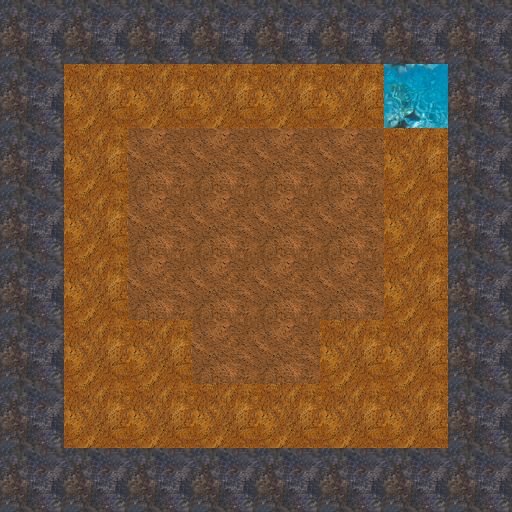

The image is a tile-based game level rendered from a .tmx file. Its description and complete source (layers, tilesets, objects, tile grids) follow:
An orthogonal 8x8 tile map with 64x64 px tiles, 2 tile layers (Walls, MovableMap).

<map version="1.0" orientation="orthogonal" renderorder="right-down" width="8" height="8" tilewidth="64" tileheight="64" nextobjectid="1">
 <tileset firstgid="1" name="tiles" tilewidth="64" tileheight="64" spacing="2" margin="1" tilecount="4" columns="2">
  <image source="caveAtlas.png" width="134" height="134" />
  <tile id="0">
   <properties>
    <property name="Collision" type="bool" value="true" />
   </properties>
  </tile>
  <tile id="1">
   <properties>
    <property name="Collision" type="bool" value="false" />
   </properties>
  </tile>
  <tile id="2">
   <properties>
    <property name="Collision" type="bool" value="false" />
   </properties>
  </tile>
  <tile id="3">
   <properties>
    <property name="Collision" type="bool" value="false" />
   </properties>
  </tile>
 </tileset>
 <layer name="Walls" width="8" height="8">
  <data>
   <tile gid="1" />
   <tile gid="1" />
   <tile gid="1" />
   <tile gid="1" />
   <tile gid="1" />
   <tile gid="1" />
   <tile gid="1" />
   <tile gid="1" />
   <tile gid="1" />
   <tile gid="0" />
   <tile gid="0" />
   <tile gid="0" />
   <tile gid="0" />
   <tile gid="0" />
   <tile gid="0" />
   <tile gid="1" />
   <tile gid="1" />
   <tile gid="0" />
   <tile gid="0" />
   <tile gid="0" />
   <tile gid="0" />
   <tile gid="0" />
   <tile gid="0" />
   <tile gid="1" />
   <tile gid="1" />
   <tile gid="0" />
   <tile gid="0" />
   <tile gid="0" />
   <tile gid="0" />
   <tile gid="0" />
   <tile gid="0" />
   <tile gid="1" />
   <tile gid="1" />
   <tile gid="0" />
   <tile gid="0" />
   <tile gid="0" />
   <tile gid="0" />
   <tile gid="0" />
   <tile gid="0" />
   <tile gid="1" />
   <tile gid="1" />
   <tile gid="0" />
   <tile gid="0" />
   <tile gid="0" />
   <tile gid="0" />
   <tile gid="0" />
   <tile gid="0" />
   <tile gid="1" />
   <tile gid="1" />
   <tile gid="0" />
   <tile gid="0" />
   <tile gid="0" />
   <tile gid="0" />
   <tile gid="0" />
   <tile gid="0" />
   <tile gid="1" />
   <tile gid="1" />
   <tile gid="1" />
   <tile gid="1" />
   <tile gid="1" />
   <tile gid="1" />
   <tile gid="1" />
   <tile gid="1" />
   <tile gid="1" />
  </data>
 </layer>
 <layer name="MovableMap" width="8" height="8">
  <data>
   <tile gid="0" />
   <tile gid="0" />
   <tile gid="0" />
   <tile gid="0" />
   <tile gid="0" />
   <tile gid="0" />
   <tile gid="0" />
   <tile gid="0" />
   <tile gid="0" />
   <tile gid="2" />
   <tile gid="2" />
   <tile gid="2" />
   <tile gid="2" />
   <tile gid="2" />
   <tile gid="3" />
   <tile gid="0" />
   <tile gid="0" />
   <tile gid="2" />
   <tile gid="4" />
   <tile gid="4" />
   <tile gid="4" />
   <tile gid="4" />
   <tile gid="2" />
   <tile gid="0" />
   <tile gid="0" />
   <tile gid="2" />
   <tile gid="4" />
   <tile gid="4" />
   <tile gid="4" />
   <tile gid="4" />
   <tile gid="2" />
   <tile gid="0" />
   <tile gid="0" />
   <tile gid="2" />
   <tile gid="4" />
   <tile gid="4" />
   <tile gid="4" />
   <tile gid="4" />
   <tile gid="2" />
   <tile gid="0" />
   <tile gid="0" />
   <tile gid="2" />
   <tile gid="2" />
   <tile gid="4" />
   <tile gid="4" />
   <tile gid="2" />
   <tile gid="2" />
   <tile gid="0" />
   <tile gid="0" />
   <tile gid="2" />
   <tile gid="2" />
   <tile gid="2" />
   <tile gid="2" />
   <tile gid="2" />
   <tile gid="2" />
   <tile gid="0" />
   <tile gid="0" />
   <tile gid="0" />
   <tile gid="0" />
   <tile gid="0" />
   <tile gid="0" />
   <tile gid="0" />
   <tile gid="0" />
   <tile gid="0" />
  </data>
 </layer>
</map>
